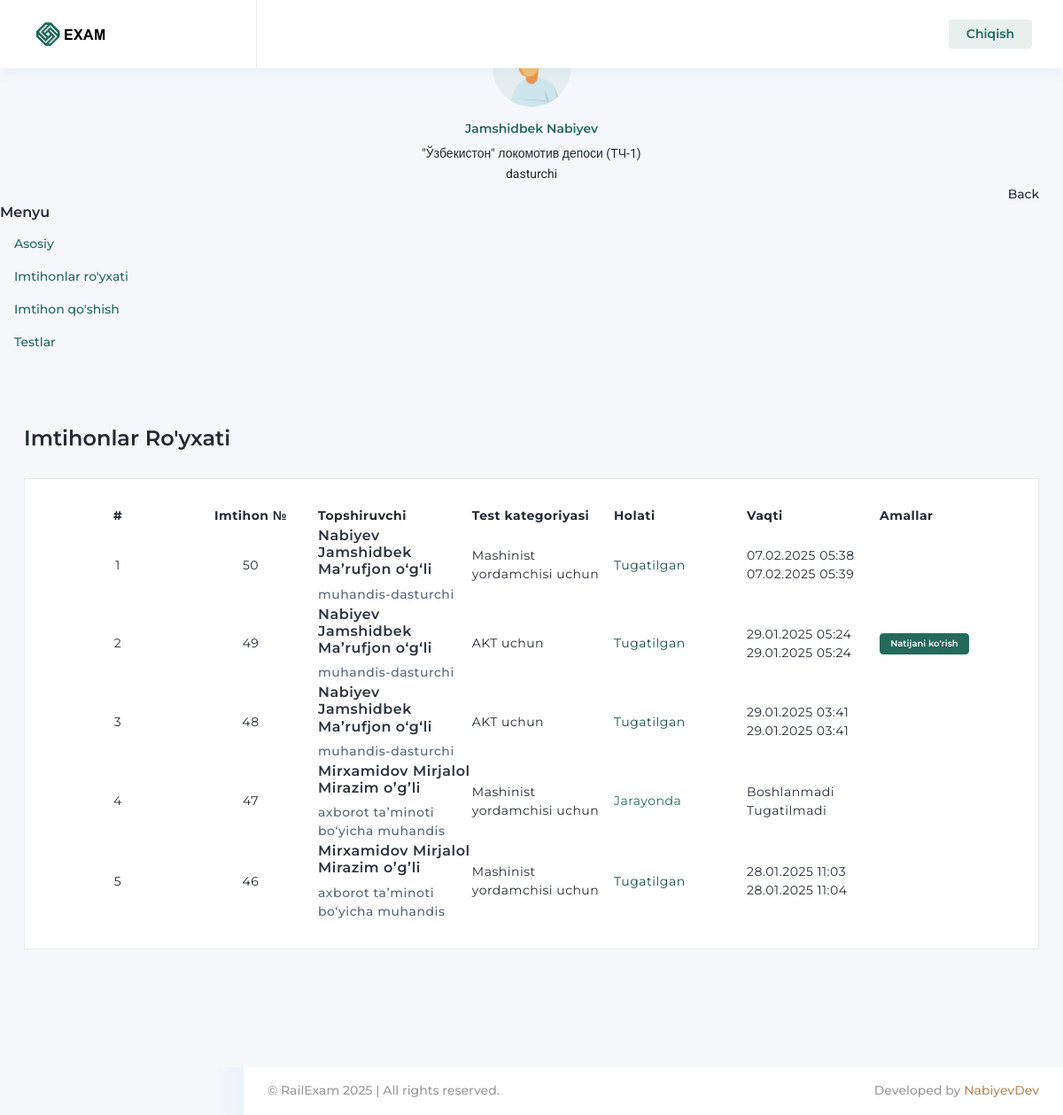
Page /profiles/operator/exams/ (signed in) on the earlier database version.
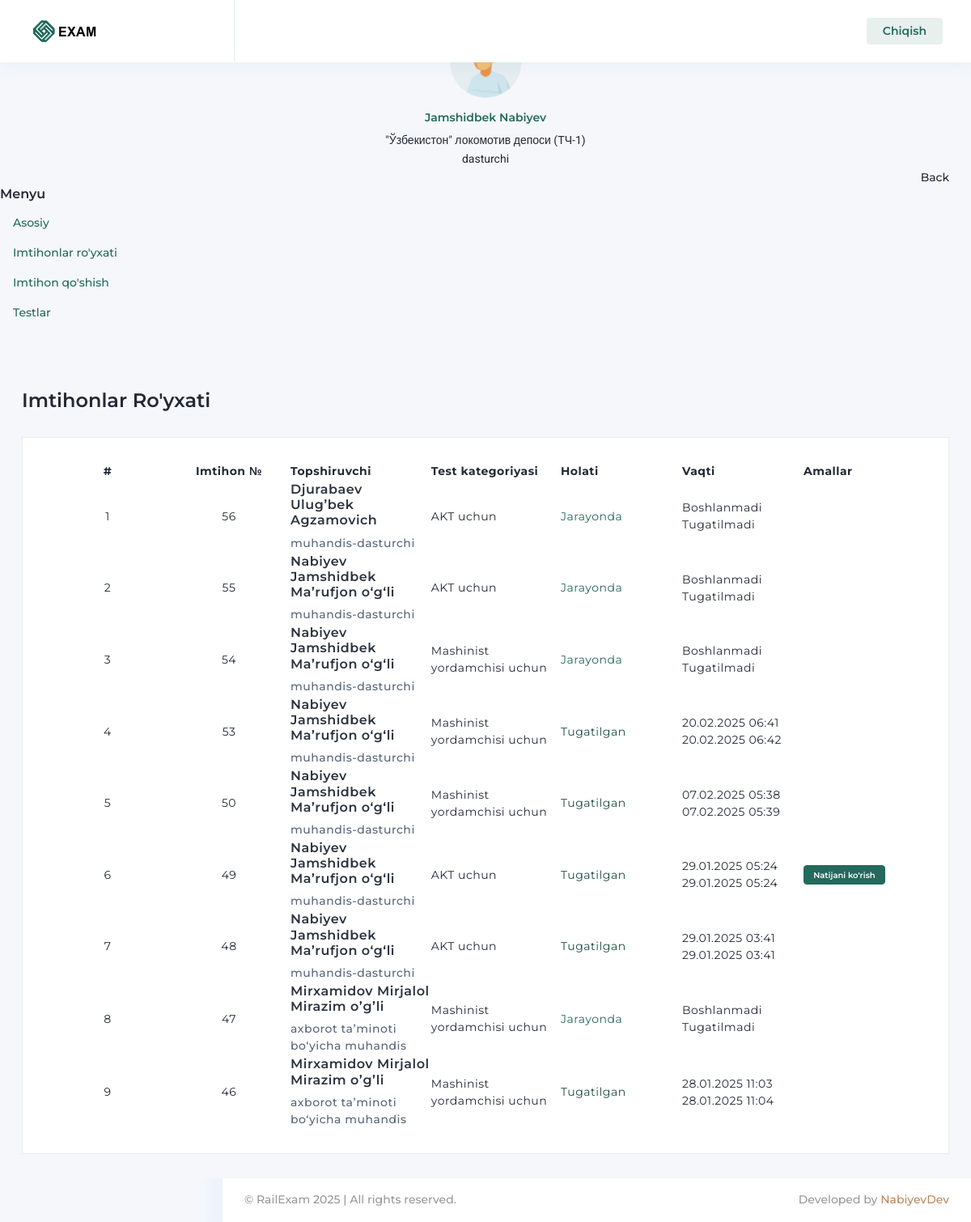
Same page on the later database version.
### exams/models.py (models this page shows, shortened)
class Exam(models.Model):
    category = models.ForeignKey(Category, on_delete=models.CASCADE)
    employee = models.ForeignKey(Profile, on_delete=models.CASCADE)
    overseer = models.ForeignKey(Profile, on_delete=models.CASCADE, related_name='overseer')
    time_limit = models.PositiveIntegerField(default=20)
    created = models.DateTimeField(auto_now_add=True)
    started = models.DateTimeField(blank=True, null=True)
    deadline = models.DateTimeField(blank=True, null=True)
    ended = models.DateTimeField(blank=True, null=True)
    unique_id = models.CharField(max_length=255)
    pdf_short_path = models.CharField(max_length=255, blank=True, null=True)

class Category(models.Model):
    name = models.CharField(max_length=100)

### profiles/models.py (models this page shows, shortened)
class Profile(models.Model):
    user = models.OneToOneField(User, on_delete=models.CASCADE)
    company = models.ForeignKey(Company, on_delete=models.CASCADE)
    role = models.ForeignKey(Role, on_delete=models.CASCADE)
    fullname = models.CharField(max_length=100)
    position = models.CharField(max_length=255)
    pin = models.CharField(max_length=20)
    image = models.ImageField(null=True, blank=True, upload_to='3x4')
    phone_number = models.CharField(max_length=20, null=True, blank=True)
    tabel_num = models.CharField(max_length=20, null=True, blank=True)
    seniority_railway = models.DateField(null=True, blank=True)
    seniority_position = models.DateField(null=True, blank=True)
    passport_pdf = models.FileField(upload_to=r"documents", null=True, blank=True)
    work_record_pdf = models.FileField(upload_to=r"documents", null=True, blank=True)
    med_card_pdf = models.FileField(upload_to=r"documents", null=True, blank=True)
    recommendation_pdf = models.FileField(upload_to=r"documents", null=True, blank=True)

### profiles/views.py (the view)
# urls.py: path('operator/exams/', operator_exams_view, name='operator_exams'),
@login_required
def operator_exams_view(request):
    if request.method == 'GET':
        exams = Exam.objects.all().order_by('-id')
        return render(request, 'profiles/operator-exams.html', {'exams': exams})

### exams/context_processors.py (called while the page is built)
def finish_unfinished_exams(request):
    now = timezone.now()
    unfinished_exams = Exam.objects.filter(deadline__isnull=False, ended__isnull=True)
    for uf_exam in unfinished_exams:
        if uf_exam.deadline <= now:
            uf_exam.ended = uf_exam.deadline
            uf_exam.save()
    return {}

### templates/profiles/operator-exams.html (shortened to what the changed rows need)
{% extends 'profiles/operator-base.html' %}
{% load static %}
{% block head %}
    <link rel="stylesheet" type="text/css" href="{% static 'assets/css/fontawesome.css' %}">
    <link rel="stylesheet" type="text/css" href="{% static 'assets/css/icofont.css' %}">
    <link rel="stylesheet" type="text/css" href="{% static 'assets/css/themify.css' %}">
    <link rel="stylesheet" type="text/css" href="{% static 'assets/css/flag-icon.css' %}">
    <link rel="stylesheet" type="text/css" href="{% static 'assets/css/feather-icon.css' %}">
    <link rel="stylesheet" type="text/css" href="{% static 'assets/css/datatables.css' %}">
    <link rel="stylesheet" type="text/css" href="{% static 'assets/css/owlcarousel.css' %}">
    <link rel="stylesheet" type="text/css" href="{% static 'assets/css/rating.css' %}">
    <link rel="stylesheet" type="text/css" href="{% static 'assets/css/bootstrap.css' %}">
    <link rel="stylesheet" type="text/css" href="{% static 'assets/css/style.css' %}">
    <link id="color" rel="stylesheet" href="{% static 'assets/css/color-1.css' %}" media="screen">
    <link rel="stylesheet" type="text/css" href="{% static 'assets/css/responsive.css' %}">
{% endblock %}
{% block body %}
<div class="page-body">
    <div class="container-fluid list-products">
        <div class="row">
            <div class="col-sm-12">
                <div class="card">
                    <div class="card-body">
                        <div class="table-responsive product-table">
                            <table class="display" id="basic-1">
                                <thead>
                                <tr>
                                    <th style="padding: 0px; text-align: center;">#</th>
                                    <th style="padding: 0px; text-align: center;">Imtihon №</th>
                                    <th>Topshiruvchi</th>
                                    <th>Test kategoriyasi</th>
                                    <th>Holati</th>
                                    <th>Vaqti</th>
                                    <th>Amallar</th>
                                </tr>
                                </thead>
                                <tbody>
                                {% for exam in exams %}
                                    <tr>
                                        <td>
                                            {{ forloop.counter }}
                                        </td>
                                        <td style="text-align: center;">
                                            {{ exam.id }}
                                        </td>
                                        <td><a href="product-page.html">
                                            <h6> {{ exam.employee.fullname }} </h6></a><span>{{ exam.employee.position }}</span>
                                        </td>
                                        <td>{{ exam.category.name }}</td>
                                        {% if exam.ended %}
                                        <td class="font-success">Tugatilgan</td>
                                        {% else %}
                                        <td class="font-primary">Jarayonda</td>
                                        {% endif %}
                                        <td>{{ exam.started|date:"d.m.Y H:i"|default:'Boshlanmadi' }} <br> {{ exam.ended|date:"d.m.Y H:i"|default:'Tugatilmadi' }}</td>
                                        <td>
                                            {% if exam.pdf_short_path %}
                                            <a href="{% url 'exams:exam_result_pdf' exam.unique_id %}">
                                                <button class="btn btn-primary btn-xs" type="button"
                                                    data-original-title="btn btn-danger btn-xs" title="">Natijani ko'rish
                                                </button>
                                            </a>
                                            {% endif %}
                                        </td>
                                    </tr>
                                {% endfor %}
                                </tbody>
                            </table>
                        </div>
                    </div>
                </div>
            </div>
        </div>
    </div>
</div>
{% endblock %}

Differences in the rows shown:
added Exam: id "56", employee.fullname "Djurabaev Ulugʼbek Agzamovich", employee.position "muhandis-dasturchi", category.name "AKT uchun", shows "Jarayonda", started "Boshlanmadi", ended "Tugatilmadi"
added Exam: id "55", employee.fullname "Nabiyev Jamshidbek Ma’rufjon o‘g‘li", employee.position "muhandis-dasturchi", category.name "AKT uchun", shows "Jarayonda", started "Boshlanmadi", ended "Tugatilmadi"
added Exam: id "54", employee.fullname "Nabiyev Jamshidbek Ma’rufjon o‘g‘li", employee.position "muhandis-dasturchi", category.name "Mashinist yordamchisi uchun", shows "Jarayonda", started "Boshlanmadi", ended "Tugatilmadi"
added Exam: id "53", employee.fullname "Nabiyev Jamshidbek Ma’rufjon o‘g‘li", employee.position "muhandis-dasturchi", category.name "Mashinist yordamchisi uchun", shows "Tugatilgan", started "20.02.2025 06:41", ended "20.02.2025 06:42"
